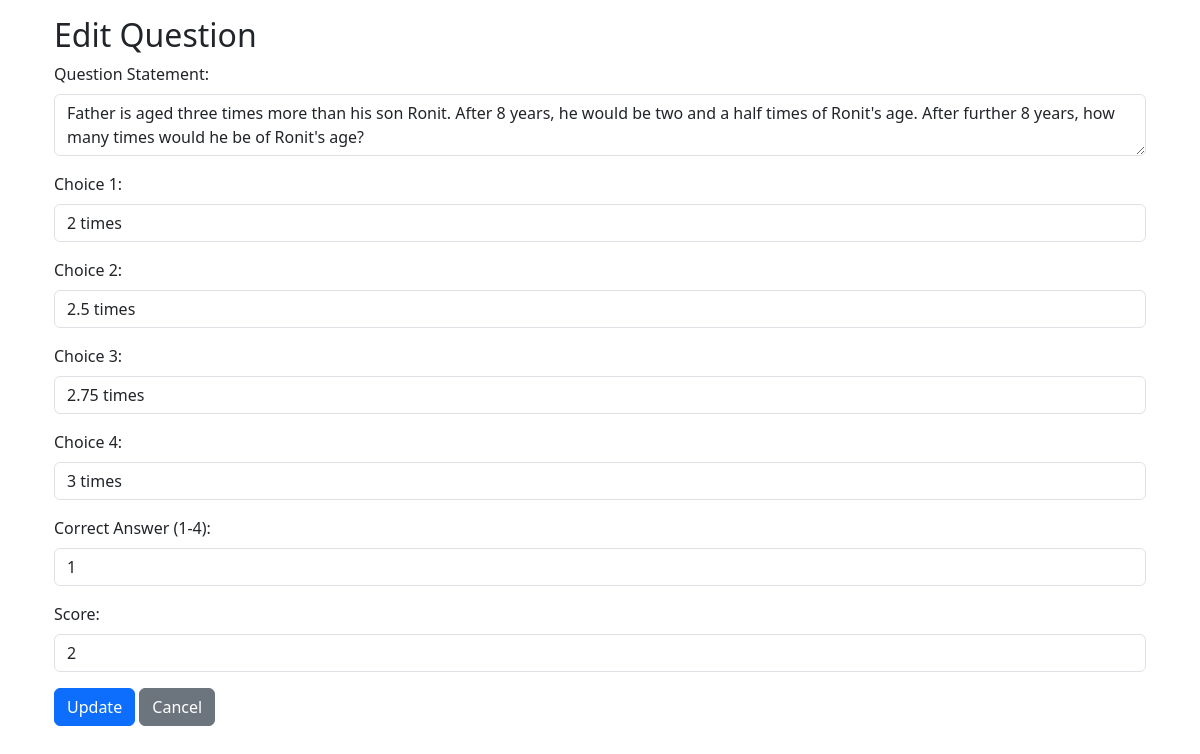
/admin/question/11/edit (signed in), run on the app's committed database.
### models/models.py (models this page shows)
class Question(db.Model):
    __tablename__ = "questions"
    id = db.Column(db.Integer, primary_key=True, autoincrement=True)
    quiz_id = db.Column(db.Integer, db.ForeignKey('quizzes.id'), nullable=False)
    question_statement = db.Column(db.Text, nullable=False)
    choice1 = db.Column(db.Text, nullable=False)
    choice2 = db.Column(db.Text, nullable=False)
    choice3 = db.Column(db.Text)
    choice4 = db.Column(db.Text)
    correct_answer = db.Column(db.Integer,nullable=False)
    score = db.Column(db.Integer)
    quiz = db.relationship('Quiz', back_populates='questions')

### controllers/controllers.py (the view, shortened to what this page needs)
@controllers.route('/admin/question/<int:id>/edit', methods=['GET', 'POST'])
def question_edit(id):
    if not check_role('admin'):
        flash('Access denied')
        return redirect(url_for('controllers.login'))
    question = Question.query.get_or_404(id)
    quiz_id = question.quiz_id
    return render_template('question_edit.html', question=question)

### controllers/controllers.py (called while the page is built)
def check_role(role):
    if 'user_id' in session and session['role']==role:
        return True
    return False

### templates/question_edit.html
{% extends 'layout.html' %}
{% block body %}
<div class="container">
    <h2>Edit Question</h2>
    <form method="POST" action="{{ url_for('controllers.question_edit', id=question.id) }}">
        <div class="mb-3">
            <label for="question_statement" class="form-label">Question Statement:</label>
            <textarea class="form-control" id="question_statement" name="question_statement"
                required>{{ question.question_statement }}</textarea>
        </div>
        <div class="mb-3">
            <label for="choice1" class="form-label">Choice 1:</label>
            <input type="text" class="form-control" id="choice1" name="choice1" value="{{ question.choice1 }}"
                required>
        </div>
        <div class="mb-3">
            <label for="choice2" class="form-label">Choice 2:</label>
            <input type="text" class="form-control" id="choice2" name="choice2" value="{{ question.choice2 }}"
                required>
        </div>
        <div class="mb-3">
            <label for="choice3" class="form-label">Choice 3:</label>
            <input type="text" class="form-control" id="choice3" name="choice3" value="{{ question.choice3 }}">
        </div>
        <div class="mb-3">
            <label for="choice4" class="form-label">Choice 4:</label>
            <input type="text" class="form-control" id="choice4" name="choice4" value="{{ question.choice4 }}">
        </div>
        <div class="mb-3">
            <label for="correct_answer" class="form-label">Correct Answer (1-4):</label>
            <input type="number" class="form-control" id="correct_answer" name="correct_answer" min="1" max="4"
                value="{{ question.correct_answer }}" required>
        </div>
        <div class="mb-3">
            <label for="score" class="form-label">Score:</label>
            <input type="number" class="form-control" id="score" name="score" value="{{ question.score }}">
        </div>
        <button type="submit" class="btn btn-primary">Update</button>
        <a href="{{ url_for('controllers.quiz_show') }}" class="btn btn-secondary">Cancel</a>
    </form>
</div>
{% endblock %}

### data on the page
Question: question_statement "Father is aged three times more than his son Ronit. After 8 years, he would be two and a half times of Ronit's age. After further 8 years, how many times would he be of Ronit's age?", choice1 "2 times", choice2 "2.5 times", choice3 "2.75 times", choice4 "3 times", correct_answer "1", score "2"
